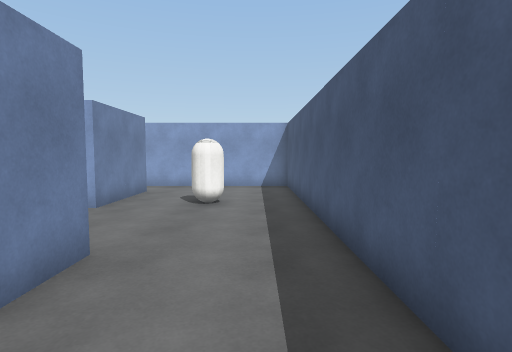
[1] (above)

17 first-person views from a walk through a Unity game level. The camera is 1.5 m above the floor, tilts 4° down and sees 80° across. The floor is counted in squares, 1 m on a side. Each view is taken from the middle of a square. On the plan, view 1 faces up. The plan holds only what a view shows up to about 15 squares ahead; the rest is blank. The player is left out. Surface patterns are stand-ins for the level's own textures.

[2]
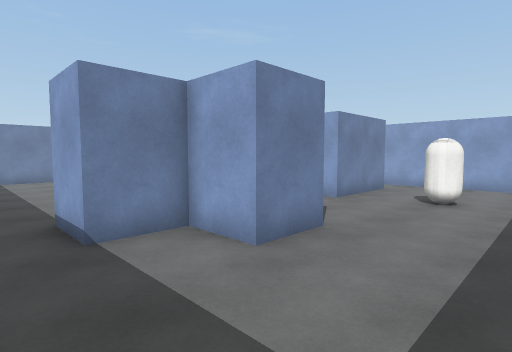

[3]
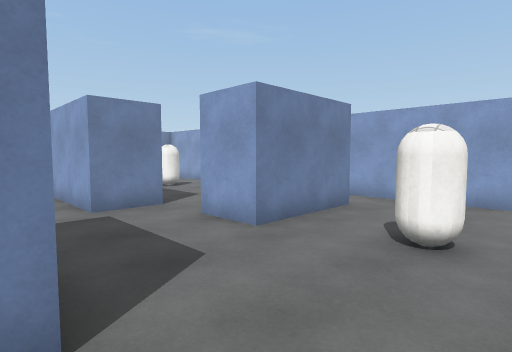

[4]
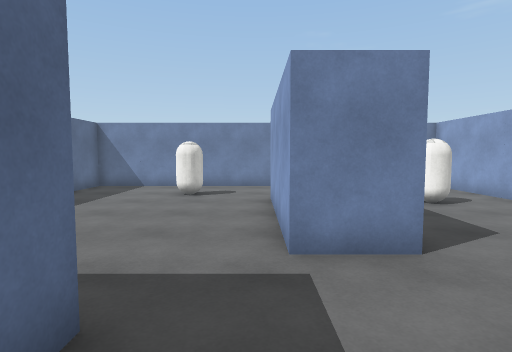

[5]
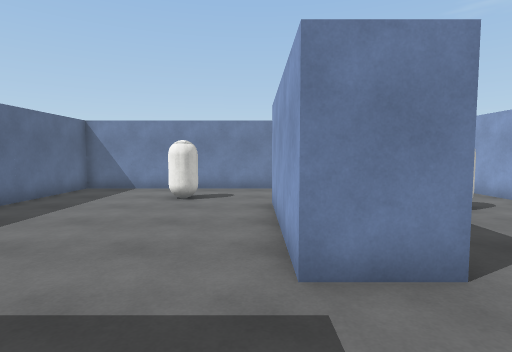

[6]
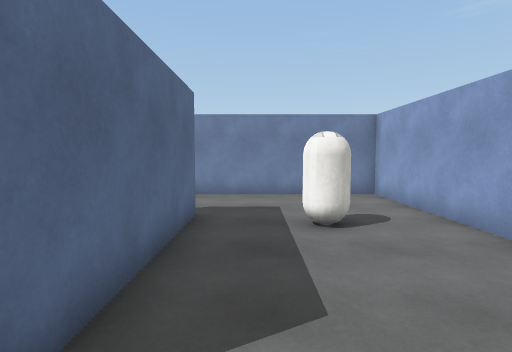

[7]
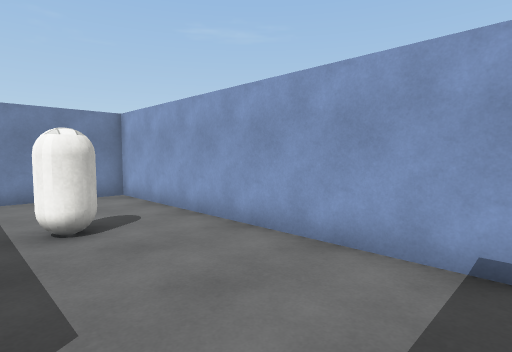

[8]
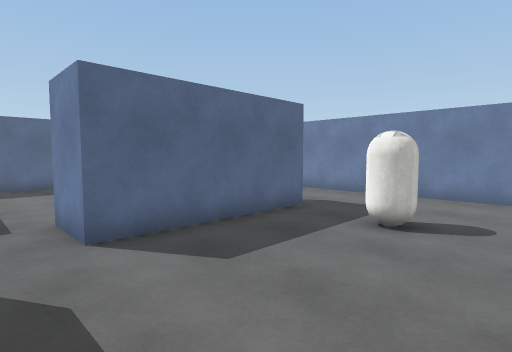

[9]
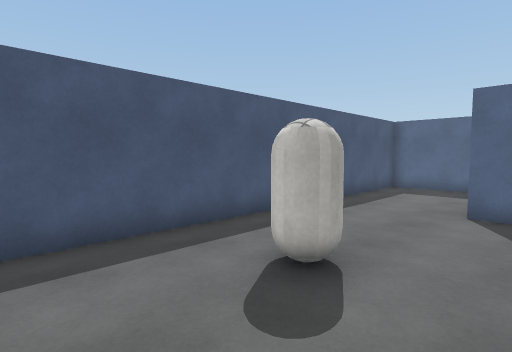

[10]
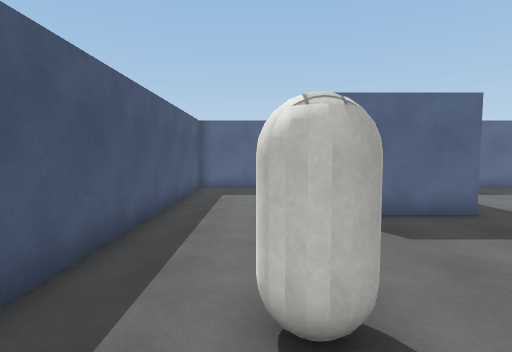

[11]
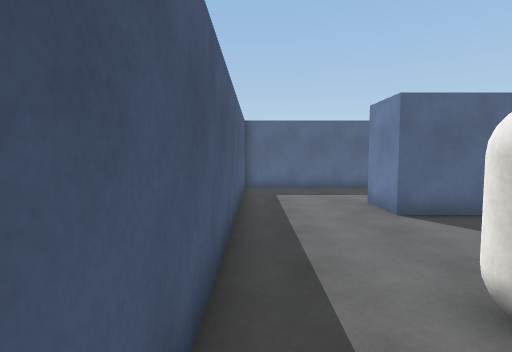

[12]
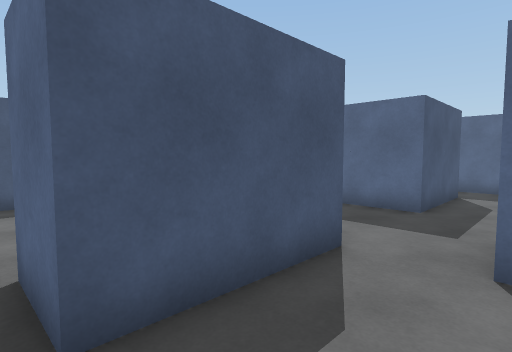

[13]
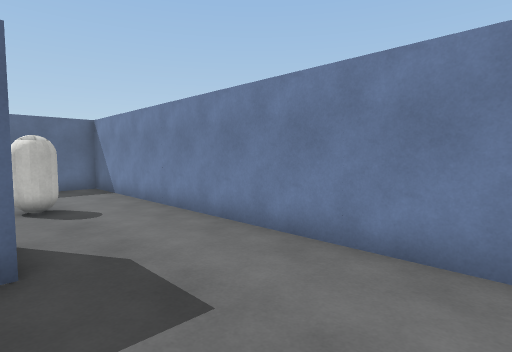

[14]
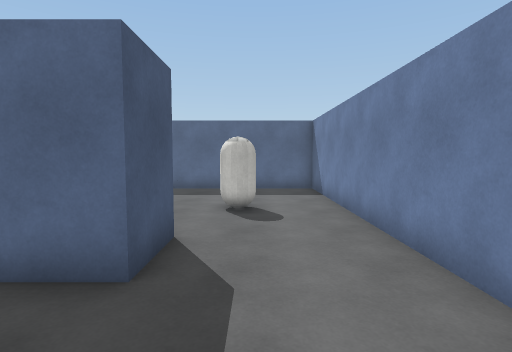

[15]
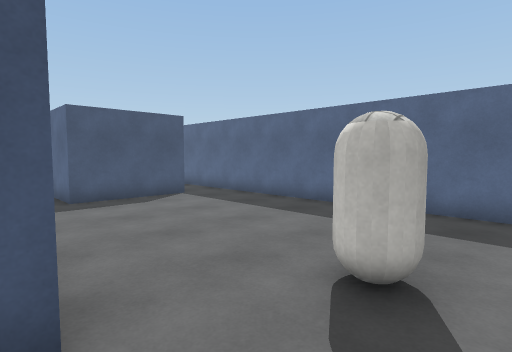

[16]
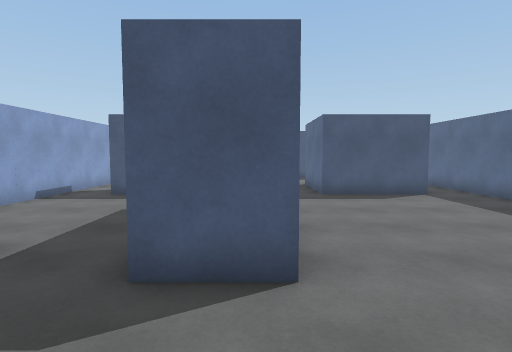

[17]
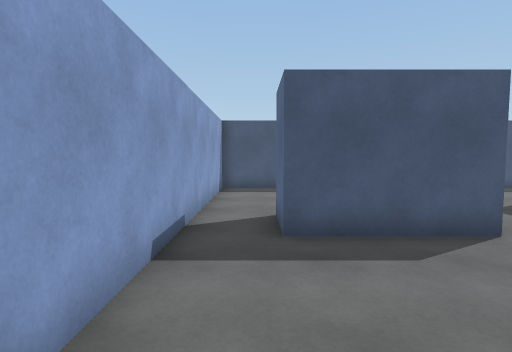

### Floor plan
Points are (right, up) in squares from view 1. A wall is a line through its corners. A room is listed if a view was taken in it or the views show most of it. See-through windows are left out.
Room 1 (views 1, 2, 3, 4, 5, 6, 7, 8, 9, 10, 11, 12, 13, 14, 15, 16, 17)
walls: (-8.5, 6.5) (-14.5, 6.5) (-14.5, 8.5) (-8.5, 8.5) (-8.5, 6.5); (-6.5, 4.5) (-2.5, 4.5) (-2.5, 2.5) (-4.5, 2.5) (-4.5, 0.5) (-6.5, 0.5) (-6.5, 4.5); (-6.5, 8.5) (-6.5, 12.5) (-4.5, 12.5) (-4.5, 8.5) (-6.5, 8.5); (-18.5, -1.5) (1.5, -1.5) (1.5, 14.5) (-18.5, 14.5) (-18.5, -1.5)
objects: other object (-16, 3) to (-15, 4); other object (-14, 11) to (-13, 12); other object (-2, 9) to (-1, 10)

Positions as (right, up) in squares from view 1, and headings:
1: (0, 0), facing up
2: (1, -1), facing up-left
3: (0, 4), facing up-left
4: (-4, 6), facing left
5: (-5, 6), facing left
6: (-7, 10), facing left
7: (-7, 10), facing up-left
8: (-7, 14), facing down-left
9: (-4, 13), facing down-right
10: (-1, 12), facing down
11: (1, 12), facing down
12: (-9, 13), facing down-right
13: (-14, 13), facing down-left
14: (-16, 12), facing down
15: (-17, 7), facing down-right
16: (-18, 7), facing right
17: (-12, 13), facing right
